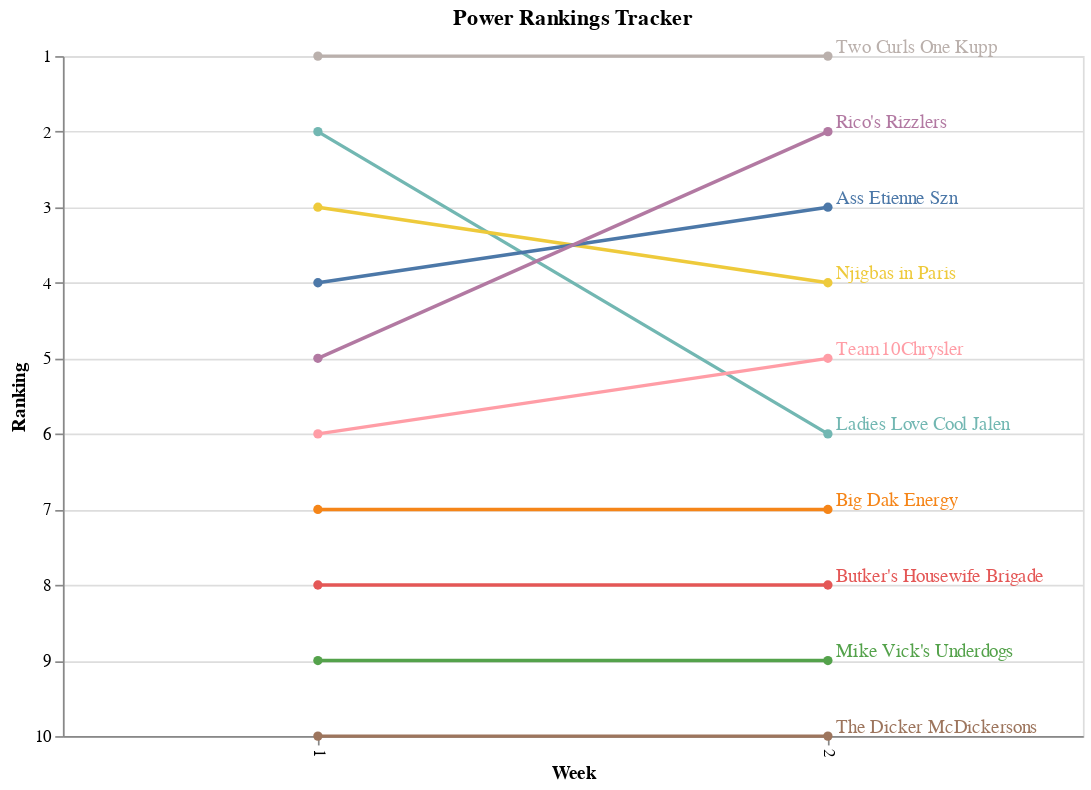

Notebook source saved alongside this figure:
### Code cell
chart

### Figure 1 — Vega-Lite specification as saved in the notebook (floating-point values rounded to 4 significant figures)
{"config": {"view": {"continuousWidth": 300, "continuousHeight": 300}, "legend": {"disable": true}}, "layer": [{"data": {"name": "data-7c743e1b1781fe6139095710340d1edb"}, "mark": {"type": "line", "point": true}, "encoding": {"color": {"field": "Team", "type": "nominal"}, "tooltip": [{"field": "Team", "type": "nominal"}, {"field": "Week", "type": "quantitative"}, {"field": "Ranking", "type": "quantitative"}, {"field": "Ranking_Change_Formatted", "type": "nominal"}], "x": {"axis": {"labelAngle": 90}, "field": "Week", "title": "Week", "type": "ordinal"}, "y": {"field": "Ranking", "scale": {"domain": [1, 10], "reverse": true}, "title": "Ranking", "type": "quantitative"}}}, {"data": {"name": "data-4aeb04e39cb71d03f0ff6eb29979f709"}, "mark": {"type": "text", "align": "left", "dx": 5, "dy": -5}, "encoding": {"color": {"field": "Team", "type": "nominal"}, "text": {"field": "Team", "type": "nominal"}, "x": {"field": "Week", "type": "ordinal"}, "y": {"field": "Ranking", "type": "quantitative"}}}], "height": 400, "title": "Power Rankings Tracker", "width": 600, "$schema": "https://vega.github.io/schema/vega-lite/v5.15.1.json", "datasets": {"data-7c743e1b1781fe6139095710340d1edb": [{"Team": "Two Curls One Kupp", "Week": 1, "Ranking": 1, "Ranking_Change": 0, "Ranking_Change_Reversed": 0, "Ranking_Change_Formatted": "0"}, {"Team": "Ladies Love Cool Jalen", "Week": 1, "Ranking": 2, "Ranking_Change": 0, "Ranking_Change_Reversed": 0, "Ranking_Change_Formatted": "0"}, {"Team": "Njigbas in Paris", "Week": 1, "Ranking": 3, "Ranking_Change": 0, "Ranking_Change_Reversed": 0, "Ranking_Change_Formatted": "0"}, {"Team": "Ass Etienne Szn", "Week": 1, "Ranking": 4, "Ranking_Change": 0, "Ranking_Change_Reversed": 0, "Ranking_Change_Formatted": "0"}, {"Team": "Rico's Rizzlers", "Week": 1, "Ranking": 5, "Ranking_Change": 0, "Ranking_Change_Reversed": 0, "Ranking_Change_Formatted": "0"}, {"Team": "Team10Chrysler", "Week": 1, "Ranking": 6, "Ranking_Change": 0, "Ranking_Change_Reversed": 0, "Ranking_Change_Formatted": "0"}, {"Team": "Big Dak Energy", "Week": 1, "Ranking": 7, "Ranking_Change": 0, "Ranking_Change_Reversed": 0, "Ranking_Change_Formatted": "0"}, {"Team": "Butker's Housewife Brigade", "Week": 1, "Ranking": 8, "Ranking_Change": 0, "Ranking_Change_Reversed": 0, "Ranking_Change_Formatted": "0"}, {"Team": "Mike Vick's Underdogs", "Week": 1, "Ranking": 9, "Ranking_Change": 0, "Ranking_Change_Reversed": 0, "Ranking_Change_Formatted": "0"}, {"Team": "The Dicker McDickersons", "Week": 1, "Ranking": 10, "Ranking_Change": 0, "Ranking_Change_Reversed": 0, "Ranking_Change_Formatted": "0"}, {"Team": "Two Curls One Kupp", "Week": 2, "Ranking": 1, "Ranking_Change": 0, "Ranking_Change_Reversed": 0, "Ranking_Change_Formatted": "0"}, {"Team": "Rico's Rizzlers", "Week": 2, "Ranking": 2, "Ranking_Change": -3, "Ranking_Change_Reversed": 3, "Ranking_Change_Formatted": "+3"}, {"Team": "Ass Etienne Szn", "Week": 2, "Ranking": 3, "Ranking_Change": -1, "Ranking_Change_Reversed": 1, "Ranking_Change_Formatted": "+1"}, {"Team": "Njigbas in Paris", "Week": 2, "Ranking": 4, "Ranking_Change": 1, "Ranking_Change_Reversed": -1, "Ranking_Change_Formatted": "-1"}, {"Team": "Team10Chrysler", "Week": 2, "Ranking": 5, "Ranking_Change": -1, "Ranking_Change_Reversed": 1, "Ranking_Change_Formatted": "+1"}, {"Team": "Ladies Love Cool Jalen", "Week": 2, "Ranking": 6, "Ranking_Change": 4, "Ranking_Change_Reversed": -4, "Ranking_Change_Formatted": "-4"}, {"Team": "Big Dak Energy", "Week": 2, "Ranking": 7, "Ranking_Change": 0, "Ranking_Change_Reversed": 0, "Ranking_Change_Formatted": "0"}, {"Team": "Butker's Housewife Brigade", "Week": 2, "Ranking": 8, "Ranking_Change": 0, "Ranking_Change_Reversed": 0, "Ranking_Change_Formatted": "0"}, {"Team": "Mike Vick's Underdogs", "Week": 2, "Ranking": 9, "Ranking_Change": 0, "Ranking_Change_Reversed": 0, "Ranking_Change_Formatted": "0"}, {"Team": "The Dicker McDickersons", "Week": 2, "Ranking": 10, "Ranking_Change": 0, "Ranking_Change_Reversed": 0, "Ranking_Change_Formatted": "0"}], "data-4aeb04e39cb71d03f0ff6eb29979f709": [{"Team": "Two Curls One Kupp", "Week": 2, "Ranking": 1, "Ranking_Change": 0, "Ranking_Change_Reversed": 0, "Ranking_Change_Formatted": "0"}, {"Team": "Rico's Rizzlers", "Week": 2, "Ranking": 2, "Ranking_Change": -3, "Ranking_Change_Reversed": 3, "Ranking_Change_Formatted": "+3"}, {"Team": "Ass Etienne Szn", "Week": 2, "Ranking": 3, "Ranking_Change": -1, "Ranking_Change_Reversed": 1, "Ranking_Change_Formatted": "+1"}, {"Team": "Njigbas in Paris", "Week": 2, "Ranking": 4, "Ranking_Change": 1, "Ranking_Change_Reversed": -1, "Ranking_Change_Formatted": "-1"}, {"Team": "Team10Chrysler", "Week": 2, "Ranking": 5, "Ranking_Change": -1, "Ranking_Change_Reversed": 1, "Ranking_Change_Formatted": "+1"}, {"Team": "Ladies Love Cool Jalen", "Week": 2, "Ranking": 6, "Ranking_Change": 4, "Ranking_Change_Reversed": -4, "Ranking_Change_Formatted": "-4"}, {"Team": "Big Dak Energy", "Week": 2, "Ranking": 7, "Ranking_Change": 0, "Ranking_Change_Reversed": 0, "Ranking_Change_Formatted": "0"}, {"Team": "Butker's Housewife Brigade", "Week": 2, "Ranking": 8, "Ranking_Change": 0, "Ranking_Change_Reversed": 0, "Ranking_Change_Formatted": "0"}, {"Team": "Mike Vick's Underdogs", "Week": 2, "Ranking": 9, "Ranking_Change": 0, "Ranking_Change_Reversed": 0, "Ranking_Change_Formatted": "0"}, {"Team": "The Dicker McDickersons", "Week": 2, "Ranking": 10, "Ranking_Change": 0, "Ranking_Change_Reversed": 0, "Ranking_Change_Formatted": "0"}]}}
